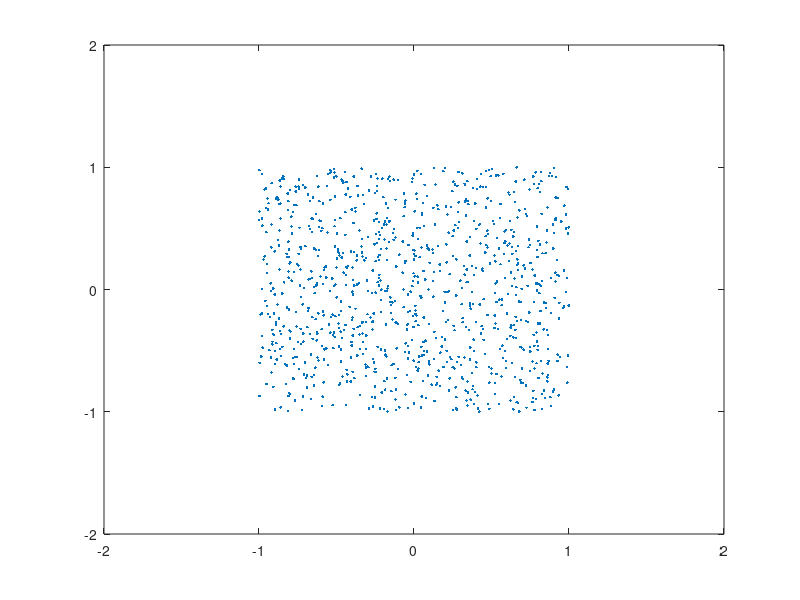
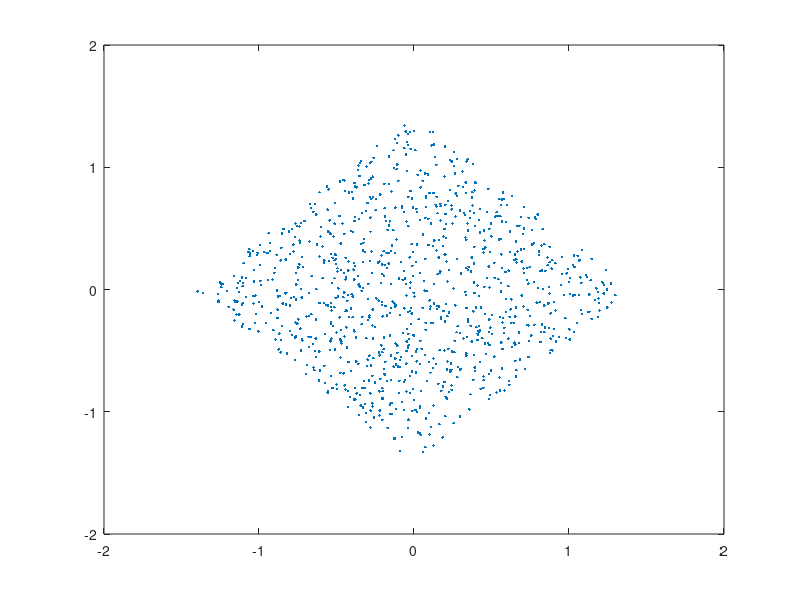

Source code (MATLAB) for these figures, in order:

N = 1000;
xs = unifrnd(-1,1,1,N);
ys = unifrnd(-1,1,1,N);
D1 = [xs; ys];

figure(1);clf
plot(D1(1,:), D1(2,:),'.')
axis([-2 2 -2 2])
print(gcf, 'C:\kmurphy\Teaching\stat406-spring06\Book\figures\secondOrderSquare.eps','-deps');

th = 45*(2*pi/360);
A = [cos(th) -sin(th); sin(th) cos(th)];
D2 = A*D1;

figure(2);clf
plot(D2(1,:),D2(2,:),'.')
axis([-2 2 -2 2])
print(gcf, 'C:\kmurphy\Teaching\stat406-spring06\Book\figures\secondOrderSquareRotated.eps','-deps');

C1=cov(D1')
C2=cov(D2')
